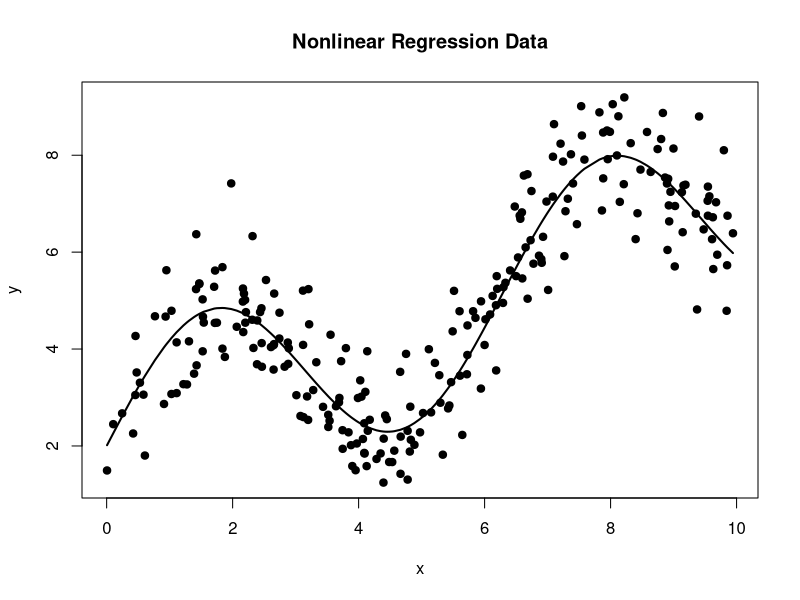
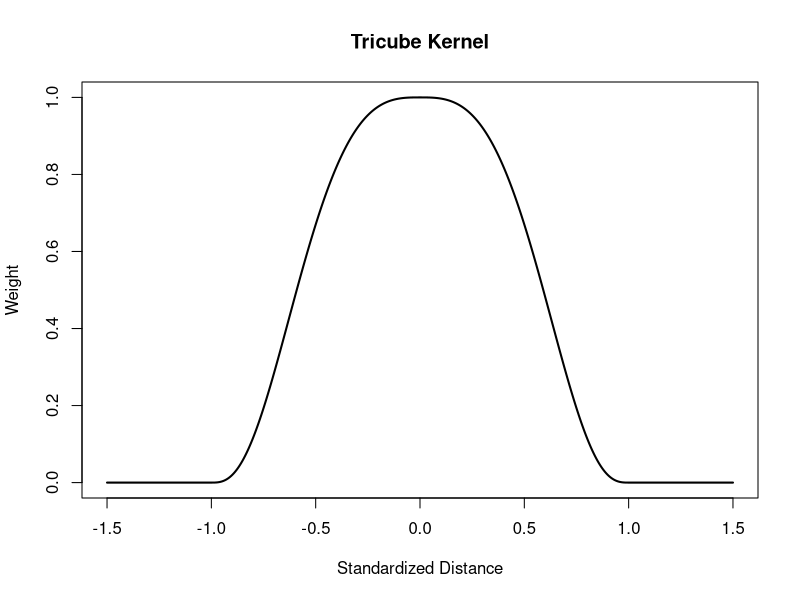
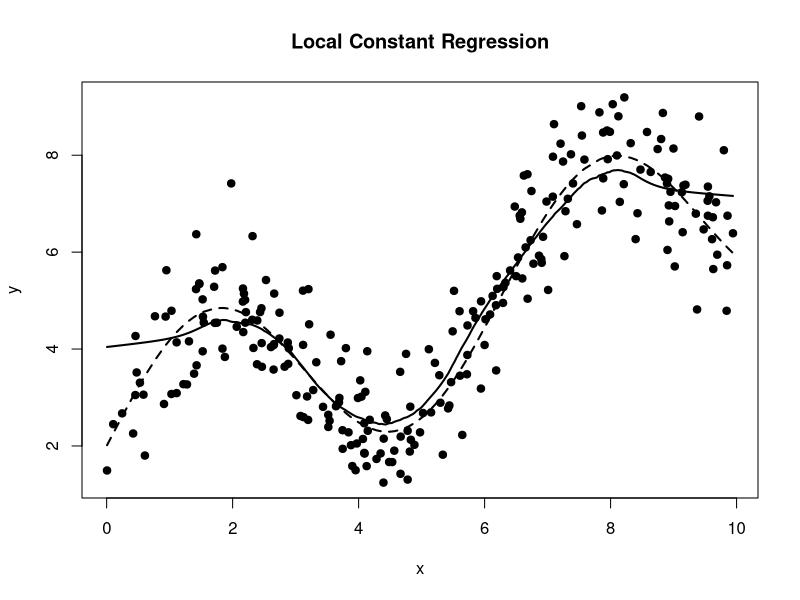
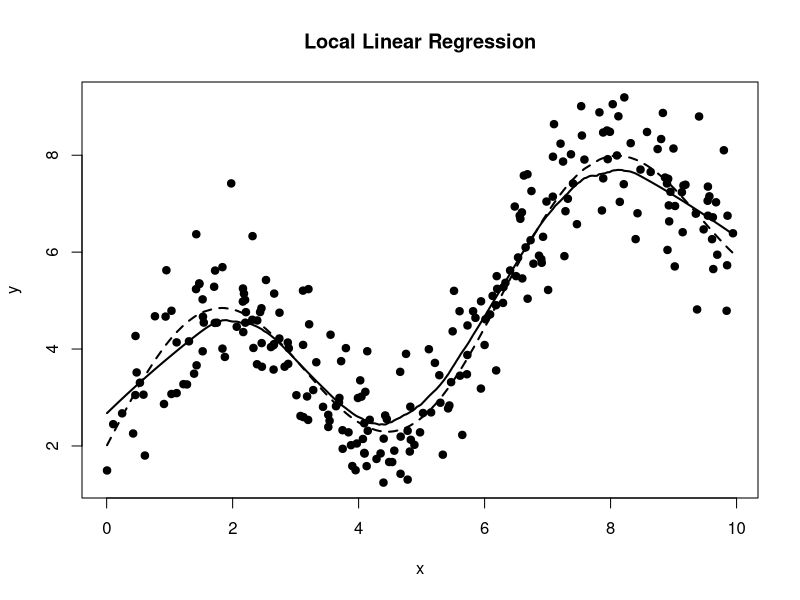
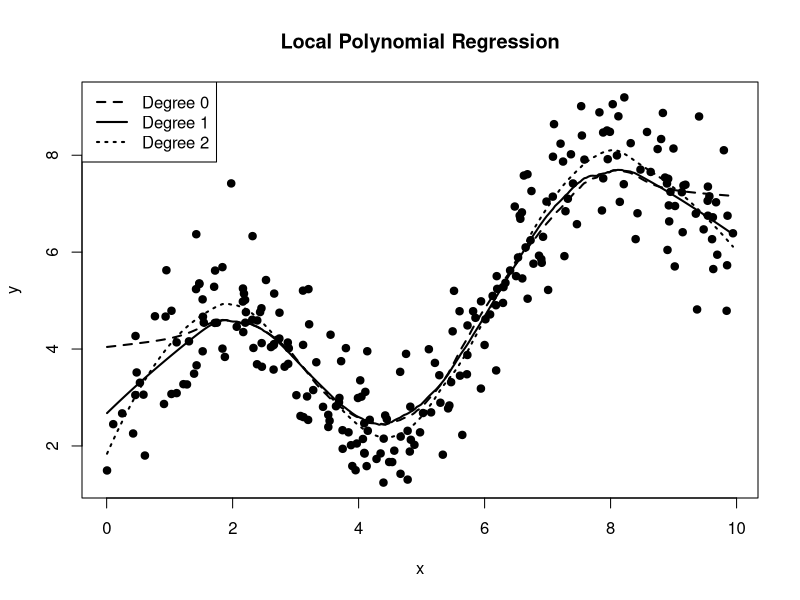
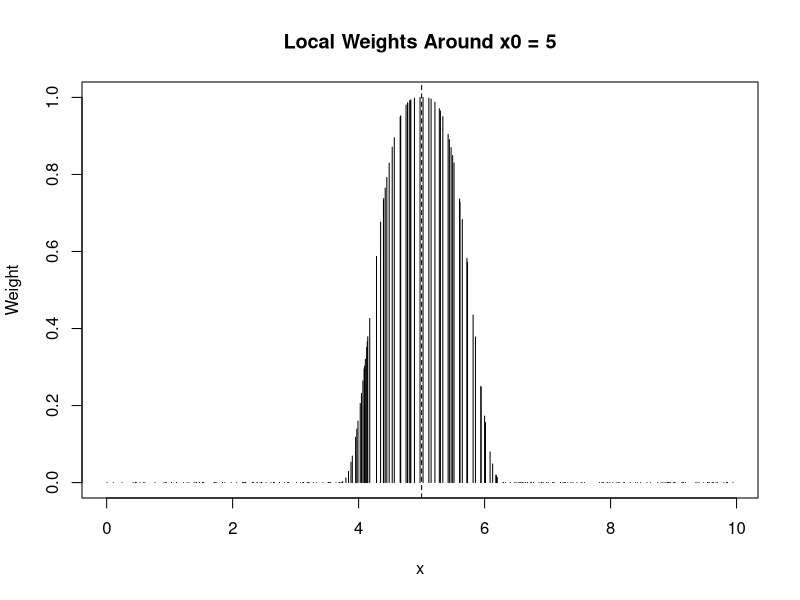
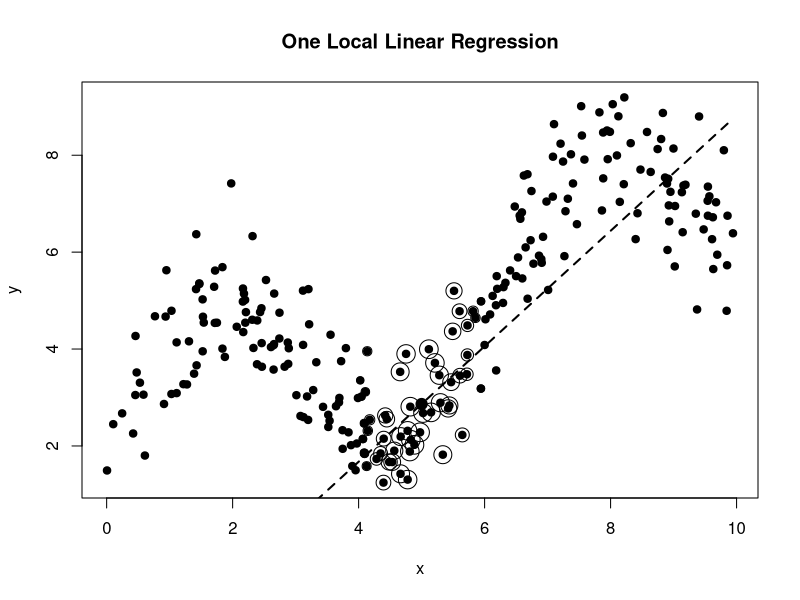
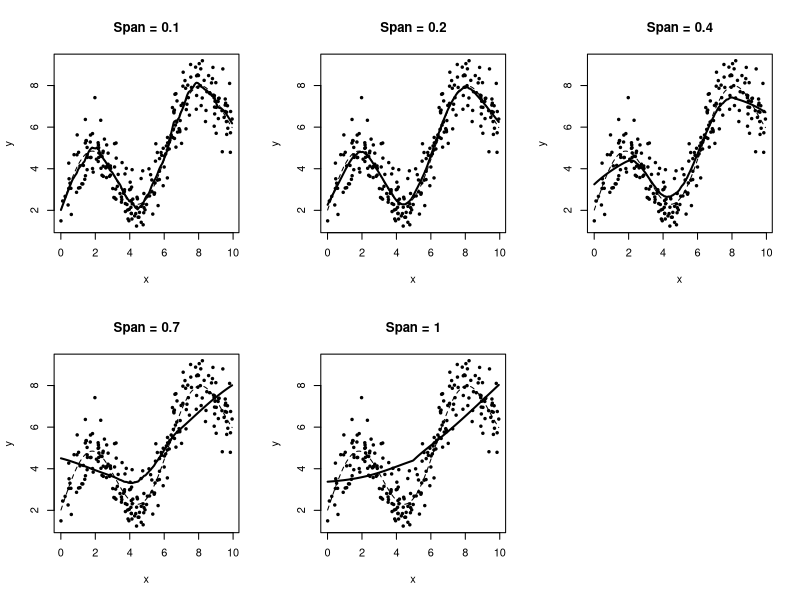

R code for these plots, in order:
# ==============================================================================
# Local Regression
# Jonathan Ma
#
# References:
#   The Elements of Statistical Learning
#
# Main ideas:
#   - Local constant regression
#   - Local linear regression
#   - Local polynomial regression
#   - Distance-based weighting
#   - Tricube kernel
#   - Bandwidth / span
#   - Bias-variance tradeoff
#   - Cross-validation for span selection
#   - Comparison with loess()
#
# Local linear regression at x0:
#
#   minimize_{beta0, beta1}
#
#       sum_i w_i(x0)
#       [y_i - beta0 - beta1(x_i - x0)]^2
#
# where observations close to x0 receive larger weights.
# ==============================================================================


# ------------------------------------------------------------------------------
# 1. Generate Nonlinear Regression Data
# ------------------------------------------------------------------------------

set.seed(123)

n <- 250

x <- sort(
  runif(
    n,
    min = 0,
    max = 10
  )
)


true_function <- function(x) {
  
  2 +
    0.5 * x +
    2 * sin(x)
}


y_true <- true_function(
  x
)


y <- y_true +
  rnorm(
    n,
    mean = 0,
    sd = 0.8
  )


data <- data.frame(
  x = x,
  y = y
)


# ------------------------------------------------------------------------------
# 2. Plot Data
# ------------------------------------------------------------------------------

plot(
  x,
  y,
  pch = 19,
  xlab = "x",
  ylab = "y",
  main = "Nonlinear Regression Data"
)


lines(
  x,
  y_true,
  lwd = 2
)


# ------------------------------------------------------------------------------
# 3. Tricube Weight Function
# ------------------------------------------------------------------------------

# LOESS commonly uses the tricube kernel:
#
# K(u) = (1 - |u|^3)^3     if |u| < 1
#        0                  otherwise


tricube <- function(u) {
  
  output <- (
    1 -
      abs(u)^3
  )^3
  
  
  output[
    abs(u) >= 1
  ] <- 0
  
  
  return(
    output
  )
}


# ------------------------------------------------------------------------------
# 4. Visualize Tricube Kernel
# ------------------------------------------------------------------------------

u_grid <- seq(
  -1.5,
  1.5,
  length.out = 500
)


plot(
  u_grid,
  tricube(
    u_grid
  ),
  type = "l",
  lwd = 2,
  xlab = "Standardized Distance",
  ylab = "Weight",
  main = "Tricube Kernel"
)


# ------------------------------------------------------------------------------
# 5. Local Constant Regression
# ------------------------------------------------------------------------------

# At prediction location x0:
#
# y_hat(x0)
# =
# weighted average of nearby responses.


local_constant <- function(
    x,
    y,
    x0,
    span = 0.3
) {
  
  n <- length(
    x
  )
  
  
  number_neighbors <- max(
    2,
    ceiling(
      span * n
    )
  )
  
  
  distances <- abs(
    x -
      x0
  )
  
  
  bandwidth <- sort(
    distances
  )[
    number_neighbors
  ]
  
  
  if (
    bandwidth == 0
  ) {
    
    bandwidth <- max(
      distances[
        distances > 0
      ]
    )
  }
  
  
  u <- distances /
    bandwidth
  
  
  weights <- tricube(
    u
  )
  
  
  if (
    sum(
      weights
    ) == 0
  ) {
    
    return(
      mean(
        y
      )
    )
  }
  
  
  sum(
    weights *
      y
  ) /
    sum(
      weights
    )
}


# ------------------------------------------------------------------------------
# 6. Fit Local Constant Regression
# ------------------------------------------------------------------------------

x_grid <- seq(
  min(x),
  max(x),
  length.out = 300
)


local_constant_prediction <- sapply(
  x_grid,
  function(x0) {
    
    local_constant(
      x = x,
      y = y,
      x0 = x0,
      span = 0.3
    )
  }
)


# ------------------------------------------------------------------------------
# 7. Plot Local Constant Fit
# ------------------------------------------------------------------------------

plot(
  x,
  y,
  pch = 19,
  xlab = "x",
  ylab = "y",
  main = "Local Constant Regression"
)


lines(
  x_grid,
  local_constant_prediction,
  lwd = 2
)


lines(
  x,
  y_true,
  lty = 2,
  lwd = 2
)


# ------------------------------------------------------------------------------
# 8. Local Linear Regression
# ------------------------------------------------------------------------------

# At each x0 fit:
#
# y_i =
#
# beta0 +
# beta1(x_i - x0)
#
# using distance-based weights.
#
# Prediction at x0 is beta0.


local_linear <- function(
    x,
    y,
    x0,
    span = 0.3
) {
  
  n <- length(
    x
  )
  
  
  number_neighbors <- max(
    2,
    ceiling(
      span * n
    )
  )
  
  
  distances <- abs(
    x -
      x0
  )
  
  
  bandwidth <- sort(
    distances
  )[
    number_neighbors
  ]
  
  
  if (
    bandwidth == 0
  ) {
    
    positive_distances <- distances[
      distances > 0
    ]
    
    
    if (
      length(
        positive_distances
      ) == 0
    ) {
      
      return(
        mean(
          y
        )
      )
      
      
    } else {
      
      bandwidth <- min(
        positive_distances
      )
    }
  }
  
  
  u <- distances /
    bandwidth
  
  
  weights <- tricube(
    u
  )
  
  
  X_local <- cbind(
    Intercept = 1,
    Centered_x =
      x -
      x0
  )
  
  
  W <- diag(
    weights
  )
  
  
  XtWX <- t(
    X_local
  ) %*%
    W %*%
    X_local
  
  
  XtWy <- t(
    X_local
  ) %*%
    W %*%
    y
  
  
  beta <- tryCatch(
    solve(
      XtWX,
      XtWy
    ),
    error = function(e) {
      
      qr.solve(
        XtWX,
        XtWy
      )
    }
  )
  
  
  return(
    as.numeric(
      beta[1]
    )
  )
}


# ------------------------------------------------------------------------------
# 9. Fit Local Linear Regression
# ------------------------------------------------------------------------------

local_linear_prediction <- sapply(
  x_grid,
  function(x0) {
    
    local_linear(
      x = x,
      y = y,
      x0 = x0,
      span = 0.3
    )
  }
)


# ------------------------------------------------------------------------------
# 10. Plot Local Linear Fit
# ------------------------------------------------------------------------------

plot(
  x,
  y,
  pch = 19,
  xlab = "x",
  ylab = "y",
  main = "Local Linear Regression"
)


lines(
  x_grid,
  local_linear_prediction,
  lwd = 2
)


lines(
  x,
  y_true,
  lty = 2,
  lwd = 2
)


# ------------------------------------------------------------------------------
# 11. Generic Local Polynomial Regression
# ------------------------------------------------------------------------------

local_polynomial <- function(
    x,
    y,
    x0,
    span = 0.3,
    degree = 1
) {
  
  n <- length(
    x
  )
  
  
  number_neighbors <- max(
    degree + 2,
    ceiling(
      span * n
    )
  )
  
  
  distances <- abs(
    x -
      x0
  )
  
  
  bandwidth <- sort(
    distances
  )[
    min(
      number_neighbors,
      n
    )
  ]
  
  
  if (
    bandwidth == 0
  ) {
    
    positive_distances <- distances[
      distances > 0
    ]
    
    
    if (
      length(
        positive_distances
      ) == 0
    ) {
      
      return(
        mean(
          y
        )
      )
      
      
    } else {
      
      bandwidth <- min(
        positive_distances
      )
    }
  }
  
  
  u <- distances /
    bandwidth
  
  
  weights <- tricube(
    u
  )
  
  
  centered_x <- x -
    x0
  
  
  X_local <- matrix(
    1,
    nrow = n,
    ncol = degree + 1
  )
  
  
  if (
    degree >= 1
  ) {
    
    for (
      d in seq_len(
        degree
      )
    ) {
      
      X_local[
        ,
        d + 1
      ] <-
        centered_x^d
    }
  }
  
  
  sqrt_w <- sqrt(
    weights
  )
  
  
  X_weighted <- X_local *
    sqrt_w
  
  
  y_weighted <- y *
    sqrt_w
  
  
  beta <- tryCatch(
    qr.solve(
      X_weighted,
      y_weighted
    ),
    error = function(e) {
      
      return(
        c(
          weighted.mean(
            y,
            weights
          ),
          rep(
            0,
            degree
          )
        )
      )
    }
  )
  
  
  return(
    as.numeric(
      beta[1]
    )
  )
}


# ------------------------------------------------------------------------------
# 12. Compare Polynomial Degrees
# ------------------------------------------------------------------------------

degree_0_prediction <- sapply(
  x_grid,
  function(x0) {
    
    local_polynomial(
      x,
      y,
      x0,
      span = 0.3,
      degree = 0
    )
  }
)


degree_1_prediction <- sapply(
  x_grid,
  function(x0) {
    
    local_polynomial(
      x,
      y,
      x0,
      span = 0.3,
      degree = 1
    )
  }
)


degree_2_prediction <- sapply(
  x_grid,
  function(x0) {
    
    local_polynomial(
      x,
      y,
      x0,
      span = 0.3,
      degree = 2
    )
  }
)


# ------------------------------------------------------------------------------
# 13. Plot Degree Comparison
# ------------------------------------------------------------------------------

plot(
  x,
  y,
  pch = 19,
  xlab = "x",
  ylab = "y",
  main = "Local Polynomial Regression"
)


lines(
  x_grid,
  degree_0_prediction,
  lty = 2,
  lwd = 2
)


lines(
  x_grid,
  degree_1_prediction,
  lty = 1,
  lwd = 2
)


lines(
  x_grid,
  degree_2_prediction,
  lty = 3,
  lwd = 2
)


legend(
  "topleft",
  legend = c(
    "Degree 0",
    "Degree 1",
    "Degree 2"
  ),
  lty = c(
    2,
    1,
    3
  ),
  lwd = 2
)


# ------------------------------------------------------------------------------
# 14. Inspect Local Weights at One Prediction Point
# ------------------------------------------------------------------------------

x0 <- 5

span <- 0.3


number_neighbors <- ceiling(
  span *
    n
)


distances <- abs(
  x -
    x0
)


bandwidth <- sort(
  distances
)[
  number_neighbors
]


weights <- tricube(
  distances /
    bandwidth
)


plot(
  x,
  weights,
  type = "h",
  xlab = "x",
  ylab = "Weight",
  main = paste(
    "Local Weights Around x0 =",
    x0
  )
)


abline(
  v = x0,
  lty = 2
)


# ------------------------------------------------------------------------------
# 15. Visualize One Local Linear Fit
# ------------------------------------------------------------------------------

X_local <- cbind(
  1,
  x -
    x0
)


sqrt_w <- sqrt(
  weights
)


beta_local <- qr.solve(
  X_local *
    sqrt_w,
  y *
    sqrt_w
)


local_line <- beta_local[1] +
  beta_local[2] *
  (
    x_grid -
      x0
  )


plot(
  x,
  y,
  pch = 19,
  xlab = "x",
  ylab = "y",
  main = "One Local Linear Regression"
)


points(
  x,
  y,
  cex = 0.5 +
    2 *
    weights
)


lines(
  x_grid,
  local_line,
  lty = 2,
  lwd = 2
)


points(
  x0,
  beta_local[1],
  pch = 19,
  cex = 1.5
)


# ------------------------------------------------------------------------------
# 16. Effect of Span
# ------------------------------------------------------------------------------

span_values <- c(
  0.1,
  0.2,
  0.4,
  0.7,
  1
)


span_predictions <- vector(
  "list",
  length(
    span_values
  )
)


for (
  i in seq_along(
    span_values
  )
) {
  
  span_i <- span_values[i]
  
  
  span_predictions[[i]] <- sapply(
    x_grid,
    function(x0) {
      
      local_polynomial(
        x,
        y,
        x0,
        span = span_i,
        degree = 1
      )
    }
  )
}


# ------------------------------------------------------------------------------
# 17. Plot Fits for Different Spans
# ------------------------------------------------------------------------------

par(
  mfrow = c(
    2,
    3
  )
)


for (
  i in seq_along(
    span_values
  )
) {
  
  plot(
    x,
    y,
    pch = 19,
    cex = 0.5,
    xlab = "x",
    ylab = "y",
    main = paste(
      "Span =",
      span_values[i]
    )
  )
  
  
  lines(
    x_grid,
    span_predictions[[i]],
    lwd = 2
  )
  
  
  lines(
    x,
    y_true,
    lty = 2
  )
}


par(
  mfrow = c(
    1,
    1
  )
)


# ------------------------------------------------------------------------------
# 18. Bias-Variance Interpretation
# ------------------------------------------------------------------------------

# Small span:
#
#   fewer observations in each local fit
#   lower bias
#   higher variance
#
# Large span:
#
#   more observations in each local fit
#   higher bias
#   lower variance


# ------------------------------------------------------------------------------
# 19. Prediction Function
# ------------------------------------------------------------------------------

local_regression_predict <- function(
    x_train,
    y_train,
    x_new,
    span = 0.3,
    degree = 1
) {
  
  sapply(
    x_new,
    function(x0) {
      
      local_polynomial(
        x = x_train,
        y = y_train,
        x0 = x0,
        span = span,
        degree = degree
      )
    }
  )
}


# ------------------------------------------------------------------------------
# 20. Training Predictions
# ------------------------------------------------------------------------------

training_prediction <- local_regression_predict(
  x_train = x,
  y_train = y,
  x_new = x,
  span = 0.3,
  degree = 1
)


training_MSE <- mean(
  (
    y -
      training_prediction
  )^2
)


training_MSE


# ------------------------------------------------------------------------------
# 21. Compare with Global Linear Regression
# ------------------------------------------------------------------------------

linear_model <- lm(
  y ~ x
)


linear_prediction <- predict(
  linear_model
)


linear_MSE <- mean(
  (
    y -
      linear_prediction
  )^2
)


data.frame(
  Model = c(
    "Global Linear Regression",
    "Local Linear Regression"
  ),
  Training_MSE = c(
    linear_MSE,
    training_MSE
  )
)


# ------------------------------------------------------------------------------
# 22. Compare Global and Local Fits
# ------------------------------------------------------------------------------

plot(
  x,
  y,
  pch = 19,
  xlab = "x",
  ylab = "y",
  main = "Global vs Local Regression"
)


abline(
  linear_model,
  lty = 2,
  lwd = 2
)


lines(
  x_grid,
  local_linear_prediction,
  lwd = 2
)


lines(
  x,
  y_true,
  lty = 3,
  lwd = 2
)


legend(
  "topleft",
  legend = c(
    "Local Linear",
    "Global Linear",
    "True Function"
  ),
  lty = c(
    1,
    2,
    3
  ),
  lwd = 2
)


# ------------------------------------------------------------------------------
# 23. Train-Test Split
# ------------------------------------------------------------------------------

set.seed(123)


train_index <- sample(
  seq_len(n),
  size = floor(
    0.7 *
      n
  )
)


test_index <- setdiff(
  seq_len(n),
  train_index
)


x_train <- x[
  train_index
]


y_train <- y[
  train_index
]


x_test <- x[
  test_index
]


y_test <- y[
  test_index
]


# ------------------------------------------------------------------------------
# 24. Test Local Regression
# ------------------------------------------------------------------------------

test_prediction <- local_regression_predict(
  x_train = x_train,
  y_train = y_train,
  x_new = x_test,
  span = 0.3,
  degree = 1
)


test_MSE <- mean(
  (
    y_test -
      test_prediction
  )^2
)


test_RMSE <- sqrt(
  test_MSE
)


data.frame(
  Test_MSE = test_MSE,
  Test_RMSE = test_RMSE
)


# ------------------------------------------------------------------------------
# 25. K-Fold Cross-Validation for Span
# ------------------------------------------------------------------------------

local_regression_cv <- function(
    x,
    y,
    span_values,
    degree = 1,
    k = 5
) {
  
  n <- length(
    y
  )
  
  
  folds <- sample(
    rep(
      seq_len(k),
      length.out = n
    )
  )
  
  
  CV_error <- matrix(
    NA,
    nrow = length(
      span_values
    ),
    ncol = k
  )
  
  
  for (
    fold in seq_len(
      k
    )
  ) {
    
    train_index <- which(
      folds != fold
    )
    
    
    validation_index <- which(
      folds == fold
    )
    
    
    x_train <- x[
      train_index
    ]
    
    
    y_train <- y[
      train_index
    ]
    
    
    x_validation <- x[
      validation_index
    ]
    
    
    y_validation <- y[
      validation_index
    ]
    
    
    for (
      i in seq_along(
        span_values
      )
    ) {
      
      prediction <- local_regression_predict(
        x_train = x_train,
        y_train = y_train,
        x_new = x_validation,
        span = span_values[i],
        degree = degree
      )
      
      
      CV_error[
        i,
        fold
      ] <- mean(
        (
          y_validation -
            prediction
        )^2
      )
    }
  }
  
  
  return(
    list(
      Span = span_values,
      Fold_MSE = CV_error,
      Mean_MSE = rowMeans(
        CV_error
      )
    )
  )
}


# ------------------------------------------------------------------------------
# 26. Run Cross-Validation
# ------------------------------------------------------------------------------

span_grid <- seq(
  0.1,
  1,
  by = 0.05
)


set.seed(123)


CV_results <- local_regression_cv(
  x = x,
  y = y,
  span_values = span_grid,
  degree = 1,
  k = 5
)


# ------------------------------------------------------------------------------
# 27. Best Span
# ------------------------------------------------------------------------------

best_index <- which.min(
  CV_results$Mean_MSE
)


best_span <- CV_results$Span[
  best_index
]


best_span


# ------------------------------------------------------------------------------
# 28. Plot CV Error
# ------------------------------------------------------------------------------

plot(
  CV_results$Span,
  CV_results$Mean_MSE,
  type = "b",
  pch = 19,
  xlab = "Span",
  ylab = "Cross-Validated MSE",
  main = "Selecting Local Regression Span"
)


abline(
  v = best_span,
  lty = 2
)


# ------------------------------------------------------------------------------
# 29. Fit Final Local Regression
# ------------------------------------------------------------------------------

final_prediction <- local_regression_predict(
  x_train = x,
  y_train = y,
  x_new = x_grid,
  span = best_span,
  degree = 1
)


# ------------------------------------------------------------------------------
# 30. Plot Final Model
# ------------------------------------------------------------------------------

plot(
  x,
  y,
  pch = 19,
  xlab = "x",
  ylab = "y",
  main = "Cross-Validated Local Regression"
)


lines(
  x_grid,
  final_prediction,
  lwd = 2
)


lines(
  x,
  y_true,
  lty = 2,
  lwd = 2
)


legend(
  "topleft",
  legend = c(
    "Local Regression",
    "True Function"
  ),
  lty = c(
    1,
    2
  ),
  lwd = 2
)


# ------------------------------------------------------------------------------
# 31. Boundary Bias: Local Constant vs Local Linear
# ------------------------------------------------------------------------------

# One major advantage of local linear regression is improved
# behavior near the boundaries.


left_region <- x_grid <= 2


plot(
  x,
  y,
  pch = 19,
  cex = 0.5,
  xlim = c(
    0,
    2
  ),
  xlab = "x",
  ylab = "y",
  main = "Boundary Behavior"
)


lines(
  x_grid[
    left_region
  ],
  degree_0_prediction[
    left_region
  ],
  lty = 2,
  lwd = 2
)


lines(
  x_grid[
    left_region
  ],
  degree_1_prediction[
    left_region
  ],
  lty = 1,
  lwd = 2
)


lines(
  x[
    x <= 2
  ],
  y_true[
    x <= 2
  ],
  lty = 3,
  lwd = 2
)


legend(
  "topleft",
  legend = c(
    "Local Linear",
    "Local Constant",
    "True Function"
  ),
  lty = c(
    1,
    2,
    3
  ),
  lwd = 2
)


# ------------------------------------------------------------------------------
# 32. Approximate Smoother Matrix
# ------------------------------------------------------------------------------

# Local regression is a linear smoother:
#
# y_hat = S y
#
# if the neighborhoods and weights depend only on x.
#
# We can construct S by seeing how each observation contributes
# to each fitted value.


local_linear_weights <- function(
    x,
    x0,
    span = 0.3
) {
  
  n <- length(
    x
  )
  
  
  number_neighbors <- max(
    2,
    ceiling(
      span * n
    )
  )
  
  
  distances <- abs(
    x -
      x0
  )
  
  
  bandwidth <- sort(
    distances
  )[
    number_neighbors
  ]
  
  
  if (
    bandwidth == 0
  ) {
    
    positive_distances <- distances[
      distances > 0
    ]
    
    
    bandwidth <- min(
      positive_distances
    )
  }
  
  
  weights <- tricube(
    distances /
      bandwidth
  )
  
  
  X_local <- cbind(
    1,
    x -
      x0
  )
  
  
  W <- diag(
    weights
  )
  
  
  XtWX_inv <- tryCatch(
    solve(
      t(
        X_local
      ) %*%
        W %*%
        X_local
    ),
    error = function(e) {
      
      qr.solve(
        t(
          X_local
        ) %*%
          W %*%
          X_local
      )
    }
  )
  
  
  # Prediction at x0 selects the intercept:
  #
  # [1, 0] beta_hat
  
  selector <- matrix(
    c(
      1,
      0
    ),
    nrow = 1
  )
  
  
  smoother_weights <-
    selector %*%
    XtWX_inv %*%
    t(
      X_local
    ) %*%
    W
  
  
  return(
    as.vector(
      smoother_weights
    )
  )
}


# ------------------------------------------------------------------------------
# 33. Construct Local Regression Smoother Matrix
# ------------------------------------------------------------------------------

S <- matrix(
  0,
  nrow = n,
  ncol = n
)


for (
  i in seq_len(
    n
  )
) {
  
  S[
    i,
  ] <- local_linear_weights(
    x = x,
    x0 = x[i],
    span = best_span
  )
}


# ------------------------------------------------------------------------------
# 34. Verify Smoother Matrix
# ------------------------------------------------------------------------------

fitted_from_S <- as.vector(
  S %*%
    y
)


fitted_direct <- local_regression_predict(
  x_train = x,
  y_train = y,
  x_new = x,
  span = best_span,
  degree = 1
)


max(
  abs(
    fitted_from_S -
      fitted_direct
  )
)


# ------------------------------------------------------------------------------
# 35. Effective Degrees of Freedom
# ------------------------------------------------------------------------------

# For a linear smoother:
#
# df = trace(S)


effective_df <- sum(
  diag(
    S
  )
)


effective_df


# ------------------------------------------------------------------------------
# 36. Leverage
# ------------------------------------------------------------------------------

leverage <- diag(
  S
)


plot(
  x,
  leverage,
  type = "h",
  xlab = "x",
  ylab = "S_ii",
  main = "Local Regression Leverage"
)


# ------------------------------------------------------------------------------
# 37. LOOCV Shortcut for Linear Smoothers
# ------------------------------------------------------------------------------

# LOOCV residual:
#
# e_i^(-i)
# =
# (y_i - y_hat_i) / (1 - S_ii)


residuals <- y -
  fitted_from_S


LOOCV_residuals <- residuals /
  (
    1 -
      leverage
  )


LOOCV_MSE <- mean(
  LOOCV_residuals^2
)


LOOCV_MSE


# ------------------------------------------------------------------------------
# 38. Verify Against Base R loess()
# ------------------------------------------------------------------------------

builtin_loess <- loess(
  y ~ x,
  span = best_span,
  degree = 1,
  family = "gaussian"
)


builtin_prediction <- predict(
  builtin_loess,
  newdata = data.frame(
    x = x_grid
  )
)


# ------------------------------------------------------------------------------
# 39. Plot Manual vs Built-In LOESS
# ------------------------------------------------------------------------------

plot(
  x,
  y,
  pch = 19,
  xlab = "x",
  ylab = "y",
  main = "Manual Local Regression vs loess()"
)


lines(
  x_grid,
  final_prediction,
  lwd = 2
)


lines(
  x_grid,
  builtin_prediction,
  lty = 2,
  lwd = 2
)


legend(
  "topleft",
  legend = c(
    "Manual",
    "loess()"
  ),
  lty = c(
    1,
    2
  ),
  lwd = 2
)


# ------------------------------------------------------------------------------
# 40. Compare Manual and Built-In Predictions
# ------------------------------------------------------------------------------

valid <- !is.na(
  builtin_prediction
)


mean(
  (
    final_prediction[
      valid
    ] -
      builtin_prediction[
        valid
      ]
  )^2
)


# ------------------------------------------------------------------------------
# 41. Robust LOESS
# ------------------------------------------------------------------------------

# Base R loess() can optionally use robust reweighting.
#
# family = "symmetric"
#
# downweights observations with large residuals.


robust_loess <- loess(
  y ~ x,
  span = best_span,
  degree = 1,
  family = "symmetric"
)


robust_prediction <- predict(
  robust_loess,
  newdata = data.frame(
    x = x_grid
  )
)


# ------------------------------------------------------------------------------
# 42. Add Outliers to Demonstrate Robustness
# ------------------------------------------------------------------------------

set.seed(456)


y_outlier <- y


outlier_index <- sample(
  seq_len(n),
  size = 10
)


y_outlier[
  outlier_index
] <- y_outlier[
  outlier_index
] +
  rnorm(
    10,
    mean = 8,
    sd = 2
  )


ordinary_outlier_fit <- loess(
  y_outlier ~ x,
  span = best_span,
  degree = 1,
  family = "gaussian"
)


robust_outlier_fit <- loess(
  y_outlier ~ x,
  span = best_span,
  degree = 1,
  family = "symmetric"
)


ordinary_outlier_prediction <- predict(
  ordinary_outlier_fit,
  data.frame(
    x = x_grid
  )
)


robust_outlier_prediction <- predict(
  robust_outlier_fit,
  data.frame(
    x = x_grid
  )
)


# ------------------------------------------------------------------------------
# 43. Plot Robust LOESS
# ------------------------------------------------------------------------------

plot(
  x,
  y_outlier,
  pch = 19,
  xlab = "x",
  ylab = "y",
  main = "Robust Local Regression"
)


points(
  x[
    outlier_index
  ],
  y_outlier[
    outlier_index
  ],
  pch = 1,
  cex = 1.5,
  lwd = 2
)


lines(
  x_grid,
  ordinary_outlier_prediction,
  lty = 2,
  lwd = 2
)


lines(
  x_grid,
  robust_outlier_prediction,
  lty = 1,
  lwd = 2
)


lines(
  x,
  y_true,
  lty = 3,
  lwd = 2
)


legend(
  "topleft",
  legend = c(
    "Robust LOESS",
    "Ordinary LOESS",
    "True Function"
  ),
  lty = c(
    1,
    2,
    3
  ),
  lwd = 2
)


# ------------------------------------------------------------------------------
# 44. Summary
# ------------------------------------------------------------------------------

cat(
  "Cross-validated span:",
  best_span,
  "\n"
)


cat(
  "Effective degrees of freedom:",
  round(
    effective_df,
    3
  ),
  "\n"
)


cat(
  "Training MSE:",
  round(
    training_MSE,
    4
  ),
  "\n"
)


cat(
  "Test RMSE:",
  round(
    test_RMSE,
    4
  ),
  "\n"
)


cat(
  "LOOCV MSE:",
  round(
    LOOCV_MSE,
    4
  ),
  "\n"
)
